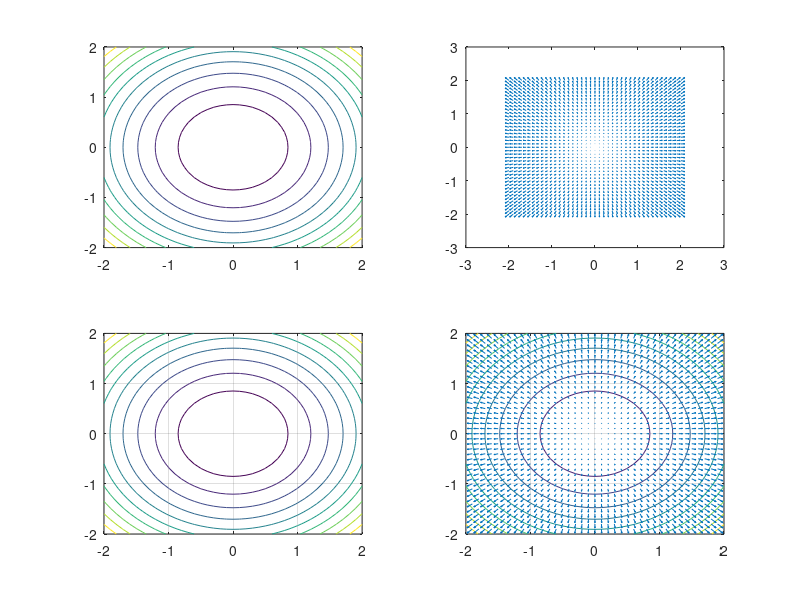

Write MATLAB code to recreate this figure.
clear all;
close all;

[x_1,x_2] = meshgrid(-2:.1:2, -2:.1:2);
z = x_1.^2 + x_2.^2;
dz1 = 2*x_1; dz2 = 2*x_2;
figure;
subplot(2,2,1);
contour(x_1, x_2, z);
subplot(2,2,2);
quiver(x_1, x_2, dz1, dz2);
subplot(2,2,3);
contour(x_1, x_2, z); hold on; grid on;
subplot(2,2,4);
contour(x_1, x_2, z); hold on; grid on; quiver(x_1, x_2, dz1, dz2);